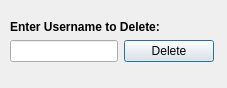
<?xml version="1.0" encoding="UTF-8"?>
<ui version="4.0">
 <class>deleteuser</class>
 <widget class="QDialog" name="deleteuser">
  <property name="geometry">
   <rect>
    <x>0</x>
    <y>0</y>
    <width>227</width>
    <height>88</height>
   </rect>
  </property>
  <property name="windowTitle">
   <string>Dialog</string>
  </property>
  <widget class="QWidget" name="layoutWidget">
   <property name="geometry">
    <rect>
     <x>10</x>
     <y>20</y>
     <width>204</width>
     <height>53</height>
    </rect>
   </property>
   <layout class="QFormLayout" name="formLayout">
    <item row="0" column="0" colspan="2">
     <widget class="QLabel" name="label">
      <property name="text">
       <string>&lt;html&gt;&lt;head/&gt;&lt;body&gt;&lt;p&gt;&lt;span style=&quot; font-weight:700;&quot;&gt;Enter Username to Delete:&lt;/span&gt;&lt;/p&gt;&lt;/body&gt;&lt;/html&gt;</string>
      </property>
     </widget>
    </item>
    <item row="1" column="0">
     <widget class="QLineEdit" name="userDelete"/>
    </item>
    <item row="1" column="1">
     <widget class="QPushButton" name="deleteButton">
      <property name="text">
       <string>Delete</string>
      </property>
     </widget>
    </item>
   </layout>
  </widget>
 </widget>
 <resources/>
 <connections/>
</ui>
